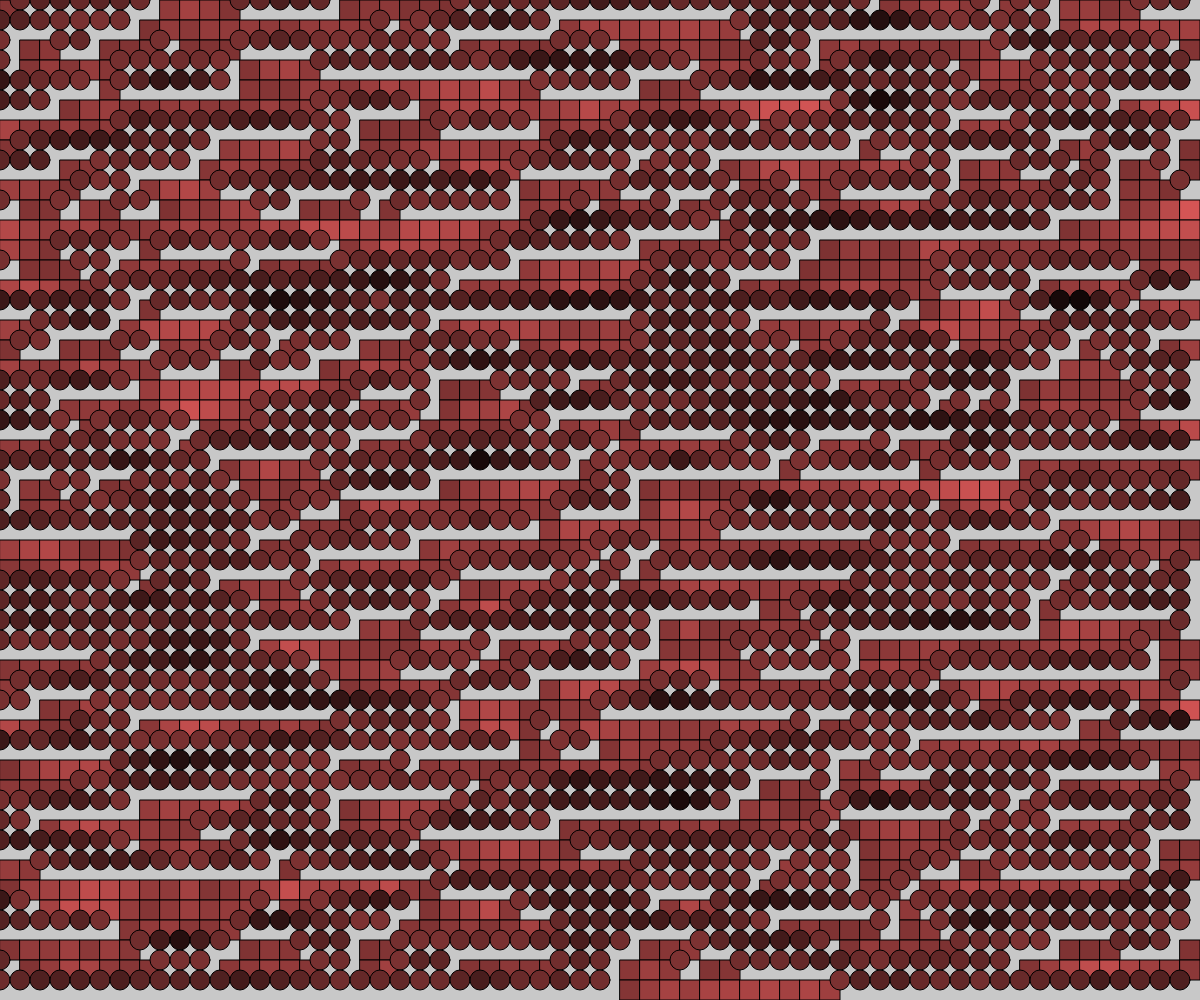
Frame 1 (no input)
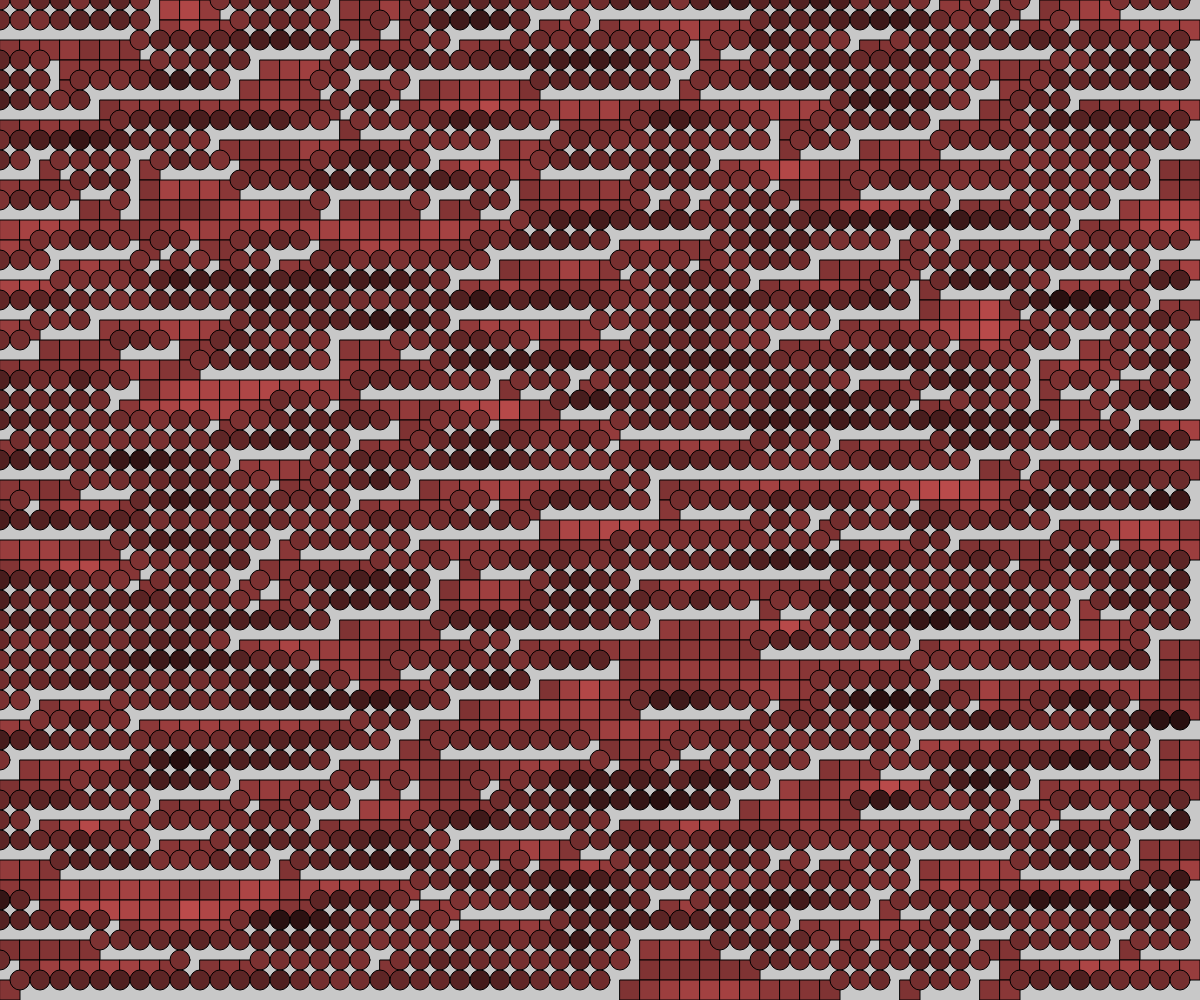
Frame 60 (no input)
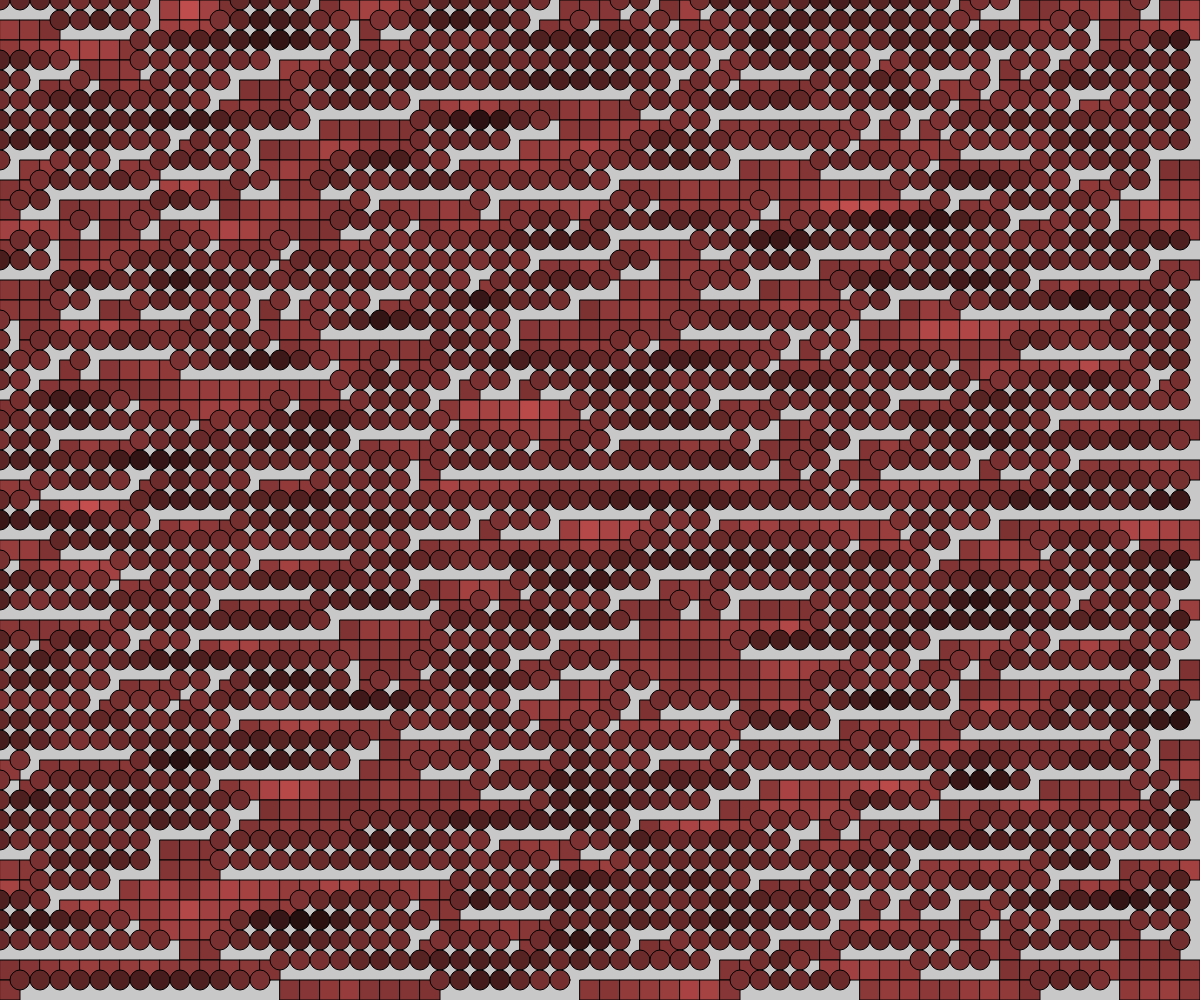
Frame 120 (the mouse pressed at the canvas centre since frame 60)

The p5.js sketch that drew these frames (run headless with seeded random() and noise() and a simulated clock; from frame 60 on, the mouse is pressed at the canvas centre):

// p5.js sketch
// ── sketch.js
//   _                    _               
//  | | ___ _ __ ______ _| |__  _ __  ___ 
//  | |/ __| '__|_  / _` | '_ \| '_ \/ __|
//  | | (__| |   / / (_| | | | | | | \__ \
//  |_|\___|_|  /___\__, |_| |_|_| |_|___/
//                  |___/                 

// 10 Print_Variazione 01 by Lucrezia Ghinassi [circle, rect, red noise]
// 2022 © Lucrezia Ghinassi, Daniele @Fupete and the course DS-2022 at DESIGN.unirsm 
// github.com/ds-2022-unirsm — github.com/fupete
// Educational purposes, MIT License, 2022, San Marino
// —


let noiseScale = 0.5;
let vx = 0;
let vy = 0;
let tempo = 0;
let w=20;
let h=20;

function setup() {
  createCanvas(windowWidth, windowHeight);
}

function draw() {
  background(200);

  vx = 0;
  vy = 0;

  for (let y = 0; y < height; y += 20) {
    for (let x = 0; x < width; x += 20) {
      
      vx = vx + 0.2;
      
      let noiseVal = noise(vx, vy, tempo);
      fill(noiseVal*250, noiseVal*100, noiseVal*100);
      
      if (noiseVal<0.5){
        ellipse(x,y,w,h);
        
      }else{
        rect(x,y,w,h);
      }
    }
    vy=vy+0.2;
  }
  tempo+=0.005;
  
}
